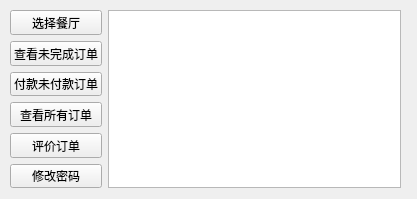
<?xml version="1.0" encoding="UTF-8"?>
<ui version="4.0">
 <class>customer_main</class>
 <widget class="QWidget" name="customer_main">
  <property name="geometry">
   <rect>
    <x>0</x>
    <y>0</y>
    <width>417</width>
    <height>199</height>
   </rect>
  </property>
  <property name="windowTitle">
   <string>Form</string>
  </property>
  <widget class="QWidget" name="horizontalLayoutWidget">
   <property name="geometry">
    <rect>
     <x>10</x>
     <y>10</y>
     <width>391</width>
     <height>178</height>
    </rect>
   </property>
   <layout class="QHBoxLayout" name="horizontalLayout">
    <item>
     <layout class="QVBoxLayout" name="verticalLayout">
      <item>
       <widget class="QPushButton" name="selrest">
        <property name="text">
         <string>选择餐厅</string>
        </property>
       </widget>
      </item>
      <item>
       <widget class="QPushButton" name="queord">
        <property name="text">
         <string>查看未完成订单</string>
        </property>
       </widget>
      </item>
      <item>
       <widget class="QPushButton" name="pushButton">
        <property name="text">
         <string>付款未付款订单</string>
        </property>
       </widget>
      </item>
      <item>
       <widget class="QPushButton" name="vieord">
        <property name="text">
         <string>查看所有订单</string>
        </property>
       </widget>
      </item>
      <item>
       <widget class="QPushButton" name="comord">
        <property name="text">
         <string>评价订单</string>
        </property>
       </widget>
      </item>
      <item>
       <widget class="QPushButton" name="edipwd">
        <property name="text">
         <string>修改密码</string>
        </property>
       </widget>
      </item>
     </layout>
    </item>
    <item>
     <widget class="QTextBrowser" name="message"/>
    </item>
   </layout>
  </widget>
 </widget>
 <resources/>
 <connections/>
</ui>
